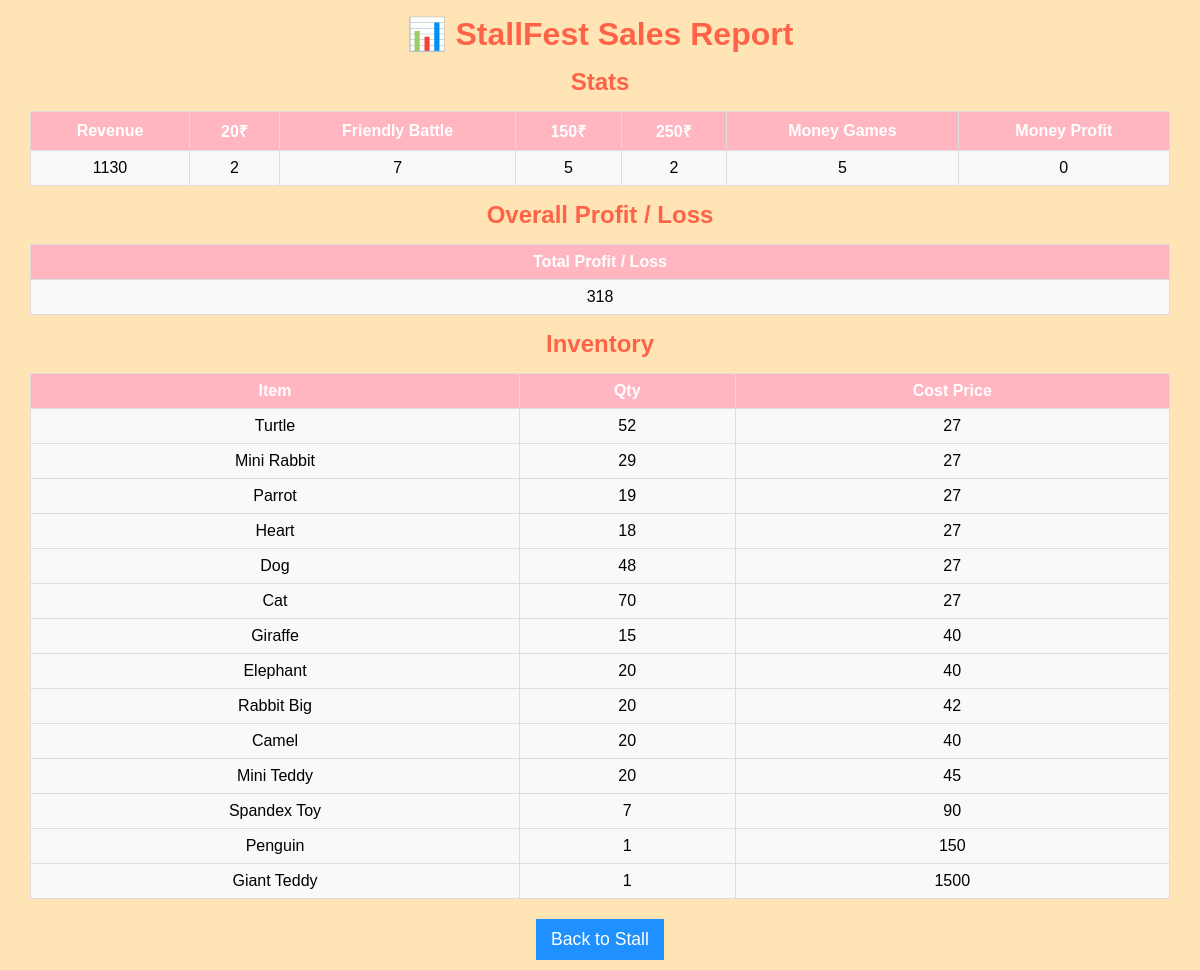
/report, run on an earlier commit of the app's database.
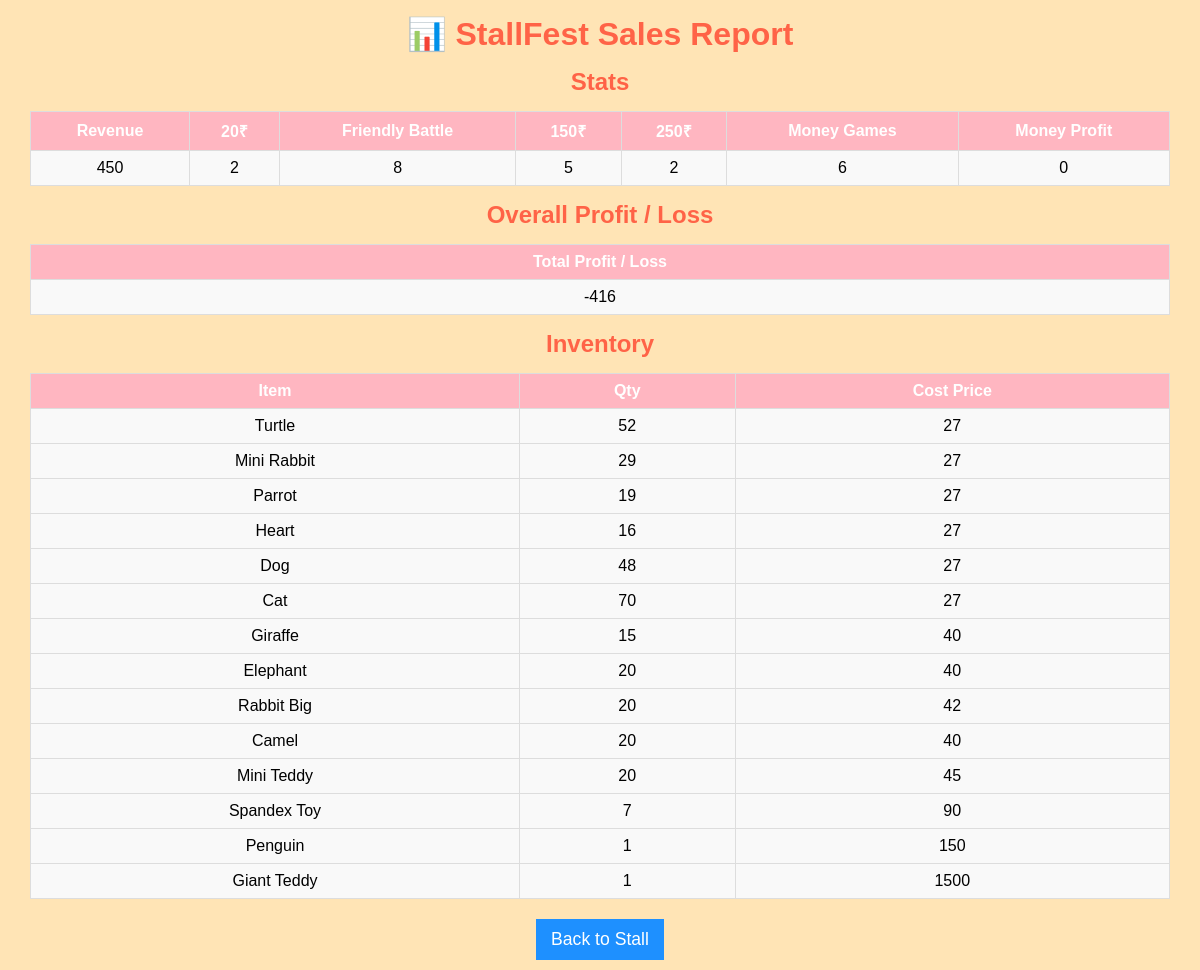
And on a later commit of the database.
### tables this page shows
CREATE TABLE stats(
        id INTEGER PRIMARY KEY,
        revenue INTEGER,
        g20 INTEGER,
        battle INTEGER,
        g150 INTEGER,
        g250 INTEGER,
        money_games INTEGER,
        money_profit INTEGER
    );

CREATE TABLE inventory(
        name TEXT PRIMARY KEY,
        qty INTEGER,
        cp INTEGER
    );

### app.py (the view)
@app.route("/report")
def report():
    stats = get_stats()
    inv = get_inventory()
    initial_items = {
        "Turtle": 56, "Mini Rabbit": 30, "Parrot": 20,
        "Heart": 21, "Dog": 50, "Cat": 75,
        "Giraffe": 20, "Elephant": 20,
        "Rabbit Big": 20, "Camel": 20,
        "Mini Teddy": 20, "Spandex Toy": 9,
        "Penguin": 1, "Giant Teddy": 1
    }
    spent = 0
    for name, data in inv.items():
        init_qty = initial_items.get(name, data["qty"])
        spent += (init_qty - data["qty"]) * data["cp"]
    total_profit = stats[1] - spent + stats[7]
    return render_template("report.html", stats=stats, inventory=inv, profit=total_profit)

### app.py (called while the page is built)
def get_inventory():
    conn = sqlite3.connect(DB)
    c = conn.cursor()
    c.execute("SELECT * FROM inventory")
    inv = {r[0]: {"qty": r[1], "cp": r[2]} for r in c.fetchall()}
    conn.close()
    return inv

def get_stats():
    conn = sqlite3.connect(DB)
    c = conn.cursor()
    c.execute("SELECT * FROM stats WHERE id=1")
    s = c.fetchone()
    conn.close()
    return s

### templates/report.html (shortened to what this page needs)
<!DOCTYPE html>
<html lang="en">
<head>
</head>
<body>
<h1>📊 StallFest Sales Report</h1>
<h2>Stats</h2>
<table>
    <tr>
        <th>Revenue</th><th>20₹</th><th>Friendly Battle</th><th>150₹</th><th>250₹</th><th>Money Games</th><th>Money Profit</th>
    </tr>
    <tr>
        <td>{{ stats[1] }}</td>
        <td>{{ stats[2] }}</td>
        <td>{{ stats[3] }}</td>
        <td>{{ stats[4] }}</td>
        <td>{{ stats[5] }}</td>
        <td>{{ stats[6] }}</td>
        <td>{{ stats[7] }}</td>
    </tr>
</table>
<h2>Overall Profit / Loss</h2>
<table>
    <tr>
        <th>Total Profit / Loss</th>
    </tr>
    <tr>
        <td>{{ profit }}</td>
    </tr>
</table>
<h2>Inventory</h2>
<table>
    <tr><th>Item</th><th>Qty</th><th>Cost Price</th></tr>
    {% for item in inventory %}
    <tr>
        <td>{{item}}</td>
        <td>{{inventory[item]['qty']}}</td>
        <td>{{inventory[item]['cp']}}</td>
    </tr>
    {% endfor %}
</table>
<div class="flex-buttons">
    <a href="/"><button>Back to Stall</button></a>
</div>
</body>
</html>

What changed in the data, as far as the page shows it:
changed stats: revenue "1130" → "450"; battle "7" → "8"; money_games "5" → "6"
changed inventory "Heart": qty "18" → "16"
Also different on the page:
{{ profit }}: "318" → "-416"
